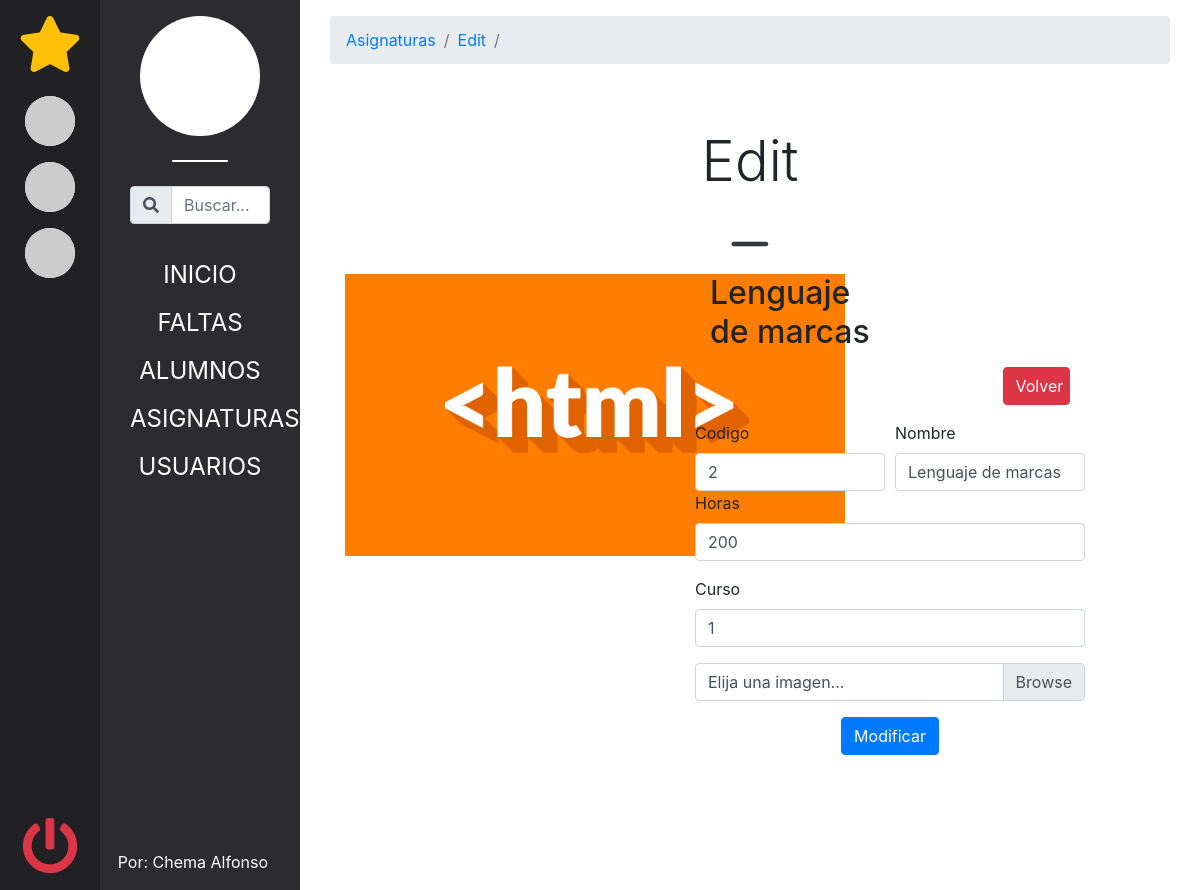
Page /index.php?controller=asignatura&action=edit&id=3 (signed in) on the committed database.
### tables this page shows
CREATE TABLE IF NOT EXISTS asignaturas(
    id        int(11) auto_increment,
    codigo    int(11) UNIQUE,
    nombre    varchar(150),
    horas     int(4),
    curso     varchar(10),
    img       varchar(255),
CONSTRAINT pk_asignaturas PRIMARY KEY (id)
);

### controllers/asignaturaController.php (called while the page is built, shortened)
<?php
class AsignaturaController{
    public function edit(){
        $asignatura_id = filter_var($_GET['id'], FILTER_SANITIZE_NUMBER_INT);
        $asignaturaEdit = new Asignatura();
        $asignaturaEdit->AsignaturaUnica( $asignatura_id );
        require_once 'views/asignaturas/crear.php';
    }
}

### models/Router.php (called while the page is built, shortened)
<?php
class Router{
    public function navigator(){
        if ( isset($_GET['controller']) ){
            if ( isset($_GET['action']) ){
                $action = filter_var($_GET['action'], FILTER_SANITIZE_STRING);
            } else {
                $action = 'main';
            }
        } else {
            $controller = 'mainController';
            $action = 'main';
        }
        $ctrl = new $controller();
        $ctrl->$action();
    }
}

### db/DbConf.php (called while the page is built)
<?php
abstract class DbConfig{
    private $server = 'localhost';
    private $db = 'faltasdeasistencia';
    private $usr = 'root';
    private $psw = '';
    private $port = '3306';
    protected function getServer(){ return $this->server; }
    protected function getDb(){ return $this->db; }
    protected function getUsr(){ return $this->usr; }
    protected function getPsw(){ return $this->psw; }
    protected function getPort(){ return $this->port; }
}

### db/db.php (called while the page is built, shortened)
<?php
require_once 'DbConf.php';
class Db extends DbConfig{
    private $conn;
    public function __construct(){
        try
        {
            $cadena = 'mysql:host=' . $this->getServer() .
                      ';dbname='    . $this->getDb() .
                      ';port='      . $this->getPort();
            $this->conn = new PDO( $cadena, $this->getUsr(), $this->getPsw() );
            $this->conn->exec('SET CHARACTER SET utf8');
            $this->conn->setAttribute(PDO::ATTR_ERRMODE,
                                     PDO::ERRMODE_EXCEPTION);
        }
        catch(PDOExcerption $e)
        {
            $this->error = 'No se ha podido establecer la conexión: ' .
                           $e->getMessage();
        }
    }
    public function seleccionar( $sql ){
        $sent = $this->conn->prepare( $sql );
        $sent->execute();
        $this->filas = $sent->fetchAll( PDO::FETCH_OBJ );
        return true;
    }
}

### models/Asignatura.php (called while the page is built, shortened)
<?php
require_once 'db/db.php';
class Asignatura extends Db{
    public function AsignaturaUnica( $id )
    {
        if ( $this->seleccionar("SELECT * FROM asignaturas WHERE id = $id") )
        {
            return true;
        }
        return false;
    }
}

### views/asignaturas/crear.php (the view, shortened to what this page needs)
<div class="row">
    <div class="col-5">
        <div class="viewItemImgContainer m-auto overflow-hidden">
            <img class="viewItemImg img-fluid" src="<?= isset($asignaturaEdit) ? $asignaturaEdit->filas[0]->img : 'https://picsum.photos/500/600?image=12' ?>" alt="<?= isset($asignaturaEdit) ? $asignaturaEdit->filas[0]->nombre : '' ?>">
        </div>
    </div>
    <div class="col-6 ">
        <div class="row">
            <div class="col-12 ">
                    <div class="row">
                        <div class="col-12">
                        <div class="col-6  justify-content-center">
                            <h2><?= isset($asignaturaEdit) ? $asignaturaEdit->filas[0]->nombre : 'Nueva asignatura' ?></h2>
                        </div>
                        <div class="col-3 offset-9 justify-content-center">
                            <a class="d-block my-3 btn btn-danger" href="index.php?controller=asignatura&action=main">Volver</a>
                        </div>
                        </div>
                    </div>
                <form action="<?= isset($asignaturaEdit) ? "index.php?controller=asignatura&action=create&edit=true" :"index.php?controller=asignatura&action=create"?>" method="POST" enctype="multipart/form-data">
                    <div class="form-row">
                        <div class="col">
                            <label for="codigo">Codigo</label>
                            <input class="form-control" name="codigo" type="text" value="<?= isset($asignaturaEdit) ? $asignaturaEdit->filas[0]->codigo : '' ?>" required>
                        </div>
                        <div class="col">
                            <label for="nombre">Nombre</label>
                            <input class="form-control" name="nombre" type="text" value="<?= isset($asignaturaEdit) ? $asignaturaEdit->filas[0]->nombre : '' ?>" required>
                        </div>
                    </div>
                    <div class="form-group">
                        <label for="horas">Horas</label>
                        <input class="form-control" name="horas" type="text" value="<?= isset($asignaturaEdit) ? $asignaturaEdit->filas[0]->horas : '' ?>" required>
                    </div>
                    <div class="form-group">
                        <label for="curso">Curso</label>
                        <input class="form-control" name="curso" value="<?= isset($asignaturaEdit) ? $asignaturaEdit->filas[0]->curso : '' ?>" type="text" required>
                    </div>
                    <div class="custom-file">
                        <label class="custom-file-label" for="validatedCustomFile">Elija una imagen...</label>
                    </div>
                    <div class="col-12 text-center mt-3">
                        <input class="btn btn-primary" type="submit" value="<?= isset($asignaturaEdit) ? 'Modificar' : 'Crear' ?>" >
                    </div>
                </form>
            </div>
        </div>
    </div>
</div>

### assets/css/mainStyles.css (style rules this page uses)
* { margin: 0; padding: 0; }
a { transition: all .3s; }
.viewItemImgContainer { width: 500px; height: 600px; position: relative; }

### rows in the picture
asignaturas: img (picture), nombre "Lenguaje de marcas", codigo "2", horas "200", curso "1"

### other values in the picture
$breadcrum "Asignaturas"
$breadcrum "Edit"
